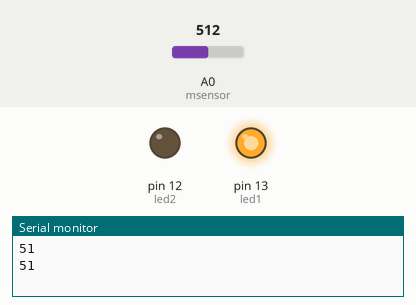
Recording of a sketch running on a simulated Arduino Uno, built with avr-gcc and run on an emulated ATmega328P. On the bench: output pins drawn as LEDs (lit = HIGH), the last lines printed to the serial monitor. The test bench sets the inputs (shaded band); at power-on: A0 (msensor) = 512.

Above: at 10.8 s.
10.9 s: A0 (msensor) set to 485
At 15.8 s:
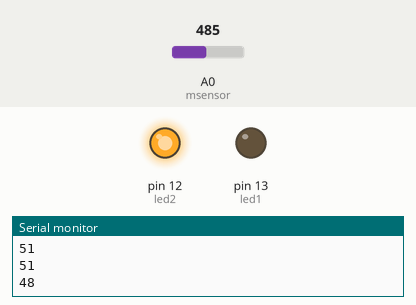
18.4 s: A0 (msensor) set to 511
At 25.8 s:
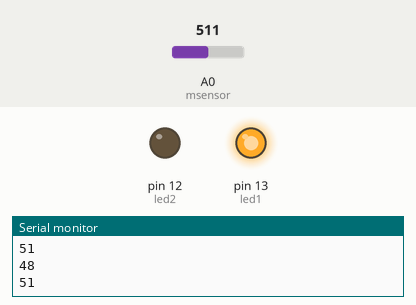
26.5 s: A0 (msensor) set to 306
At 35.8 s:
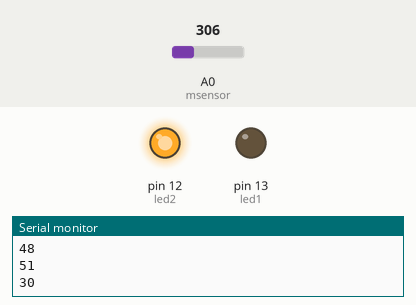
Timing chart, 0 to 37.3 s (numbered marks = the images above; inputs shaded):
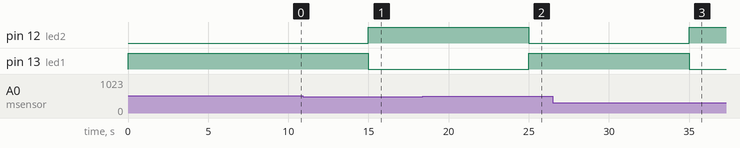

Measured:
- the behaviour switches between 500 and 499 on A0 (msensor) (found by bisection; images 0 and 1)
- after the input at 10.9 s, pin 12 (led2): LOW → HIGH after 4.1 s; pin 13 (led1): HIGH → LOW after 4.1 s
- after the input at 18.4 s, pin 12 (led2): HIGH → LOW after 6.6 s; pin 13 (led1): LOW → HIGH after 6.6 s
- after the input at 26.5 s, pin 12 (led2): LOW → HIGH after 8.5 s; pin 13 (led1): HIGH → LOW after 8.5 s

The sketch:

sketch_mar29a.ino
```cpp
int msensor = A0;
int msvalue = 0;
int led1 = 13;
int led2 = 12;
boolean flag = false;

void setup() {
  Serial.begin(9600);
  pinMode(msensor, INPUT);
  pinMode(led1, OUTPUT);
  pinMode(led2, OUTPUT);
  // put your setup code here, to run once:

}

void loop() {
   msvalue = analogRead(msensor)/10;
   Serial.println(msvalue);

   if(( msvalue>=50) && (flag==false))
   {
    digitalWrite(led1, HIGH);
    digitalWrite(led2, LOW);
    flag = true;
    delay(1000*5);
    }

    if(( msvalue<=49) && (flag==true))
    {
    digitalWrite(led1, LOW);
    digitalWrite(led2, HIGH);
    flag = false;
    delay(1000*5);
    }
    delay(1000*5);
  // put your main code here, to run repeatedly:

}
```
